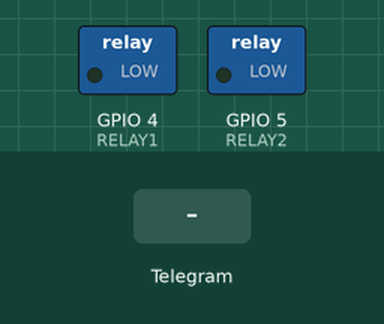
The sketch below on a simulated ESP8266 (NodeMCU). Shown: switched loads named in the sketch (green lamp = pin HIGH). Inputs (shaded band) come from the test bench. WiFi joins after 1.5 s; servers stay silent unless stated; what the sketch prints to the serial monitor is not drawn.

Above: at 2.7 s.
2.8 s: Telegram message "/relay1_on" received
At 3.5 s:
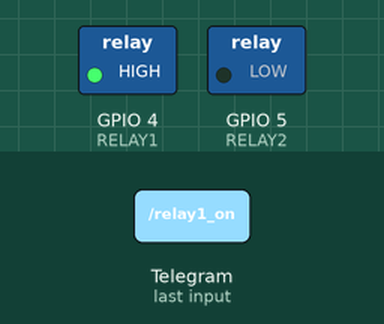
4.6 s: Telegram message "/relay2_on" received
At 6.2 s:
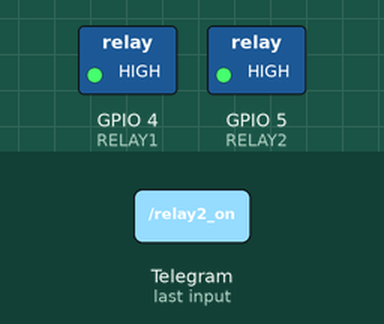
6.5 s: Telegram message "/relay1_off" received
At 7.7 s:
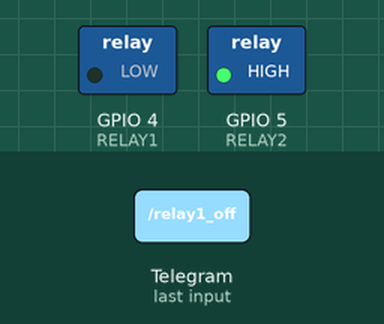
8.4 s: Telegram message "/relay2_off" received
At 9.2 s:
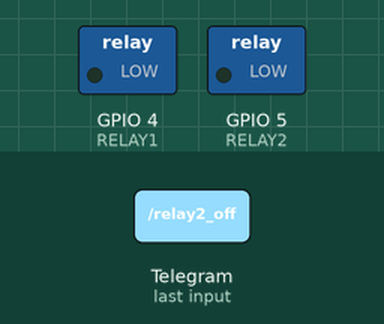
Timing chart, 0 to 11.3 s (numbered marks = the images above; inputs shaded):
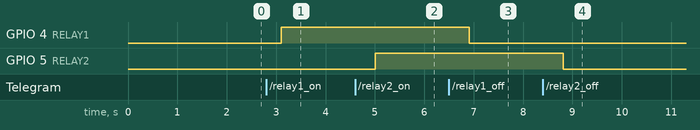

The sketch:

Telegram-Bot-Universal.ino
```cpp
// Telegram Bot Controller & DHT11 Monitor ESP8266 (UniversalTelegramBot Library)
// Dibuat oleh Duwi Arsana - Anak Agung Duwi Arsana
// Website: https://duwiarsana.com
// YouTube: https://youtube.com/@AnakAgungDuwiArsana
//
// Library yang dibutuhkan:
// 1. UniversalTelegramBot (by Brian Lough) - Untuk interface Telegram API
// 2. ArduinoJson (by Benoit Blanchon) - DIHARUSKAN oleh UniversalTelegramBot (Gunakan versi 6.x.x)
// 3. DHT Sensor Library (by Adafruit) - Untuk sensor suhu/kelembaban DHT11
// 4. Adafruit Unified Sensor (dependency dari DHT Sensor Library)

#include <ESP8266WiFi.h>
#include <WiFiClientSecure.h>
#include <UniversalTelegramBot.h>
#include <ArduinoJson.h>
#include <DHT.h>

// ==========================================
// ⚙️ KONFIGURASI WIFI & TELEGRAM (Ubah di sini)
// ==========================================
const char* ssid = "YOUR_SSID";          // Nama WiFi Anda
const char* password = "YOUR_PASSWORD";  // Password WiFi Anda

// Token Telegram Bot (Dapatkan dari @BotFather)
#define BOT_TOKEN "1234567890:YOUR_BOT_TOKEN_HERE"

// Chat ID Telegram Anda (Dapatkan dari @userinfobot atau @IDBot)
// Ini berfungsi sebagai pengaman agar hanya akun Anda yang bisa mengontrol modul
#define CHAT_ID "YOUR_CHAT_ID_HERE"

// ==========================================
// 📌 PINOUT HARDWARE MODUL RELAY IOT ESP8266
// ==========================================
#define RELAY1 4      // Relay 1 terhubung ke GPIO 4 (D2)
#define RELAY2 5      // Relay 2 terhubung ke GPIO 5 (D1)
#define DHTPIN 12     // Sensor DHT11 terhubung ke GPIO 12 (D6)
#define DHTTYPE DHT11 // Jenis sensor: DHT11

// ==========================================
// 🛸 INISIALISASI OBJECT
// ==========================================
WiFiClientSecure client;
UniversalTelegramBot bot(BOT_TOKEN, client);
DHT dht(DHTPIN, DHTTYPE);

// Pengatur interval pembacaan/checking bot Telegram
const unsigned long BOT_DELAY_MS = 1000; // Cek pesan baru setiap 1 detik
unsigned long lastTimeBotRan = 0;

// Fungsi untuk memproses pesan Telegram yang masuk
void handleNewMessages(int numNewMessages) {
  Serial.print("Pesan baru masuk: ");
  Serial.println(numNewMessages);

  for (int i = 0; i < numNewMessages; i++) {
    String chat_id = String(bot.messages[i].chat_id);

    // 🛡️ VALIDASI KEAMANAN:
    // Mencegah orang lain mengirim perintah ke bot Anda jika Chat ID tidak cocok
    if (chat_id != CHAT_ID) {
      bot.sendMessage(chat_id, "⚠️ Akses Ditolak! Anda tidak memiliki izin untuk mengontrol perangkat ini.", "");
      continue;
    }

    String text = bot.messages[i].text;
    String from_name = bot.messages[i].from_name;

    Serial.println("Pesan dari " + from_name + ": " + text);

    if (text == "/start") {
      String welcome = "👋 Halo " + from_name + "!\n\n";
      welcome += "Saya adalah Bot Telegram untuk Modul IoT Relay ESP8266.\n";
      welcome += "Menggunakan library Universal Telegram Bot.\n\n";
      welcome += "Berikut adalah daftar perintah yang tersedia:\n";
      welcome += "🟢 /relay1_on  : Menyalakan Relay 1\n";
      welcome += "🔴 /relay1_off : Mematikan Relay 1\n";
      welcome += "🟢 /relay2_on  : Menyalakan Relay 2\n";
      welcome += "🔴 /relay2_off : Mematikan Relay 2\n";
      welcome += "📊 /status     : Cek Suhu, Kelembaban, & Status Relay\n";
      bot.sendMessage(chat_id, welcome, "");
    }

    else if (text == "/relay1_on") {
      digitalWrite(RELAY1, HIGH);
      bot.sendMessage(chat_id, "💡 Relay 1 berhasil dinyalakan (ON)!", "");
    }

    else if (text == "/relay1_off") {
      digitalWrite(RELAY1, LOW);
      bot.sendMessage(chat_id, "🔌 Relay 1 berhasil dimatikan (OFF)!", "");
    }

    else if (text == "/relay2_on") {
      digitalWrite(RELAY2, HIGH);
      bot.sendMessage(chat_id, "💡 Relay 2 berhasil dinyalakan (ON)!", "");
    }

    else if (text == "/relay2_off") {
      digitalWrite(RELAY2, LOW);
      bot.sendMessage(chat_id, "🔌 Relay 2 berhasil dimatikan (OFF)!", "");
    }

    else if (text == "/status") {
      float t = dht.readTemperature();
      float h = dht.readHumidity();

      String r1State = (digitalRead(RELAY1) == HIGH) ? "ON 🟢" : "OFF 🔴";
      String r2State = (digitalRead(RELAY2) == HIGH) ? "ON 🟢" : "OFF 🔴";

      String statusMsg = "📊 *STATUS MODUL RELAY*\n\n";

      if (isnan(t) || isnan(h)) {
        statusMsg += "⚠️ Sensor DHT11: Gagal membaca data!\n\n";
      } else {
        statusMsg += "🌡️ Suhu: " + String(t, 1) + " °C\n";
        statusMsg += "💧 Kelembaban: " + String(h, 0) + " %\n\n";
      }

      statusMsg += "💡 Relay 1: " + r1State + "\n";
      statusMsg += "💡 Relay 2: " + r2State + "\n";

      bot.sendMessage(chat_id, statusMsg, "Markdown");
    }
  }
}

void setup() {
  Serial.begin(115200);
  Serial.println();

  // Inisialisasi Pin Relay
  pinMode(RELAY1, OUTPUT);
  pinMode(RELAY2, OUTPUT);

  // Matikan relay secara default saat pertama kali menyala
  digitalWrite(RELAY1, LOW);
  digitalWrite(RELAY2, LOW);

  // Inisialisasi Sensor DHT11
  dht.begin();

  // 🔒 Mengabaikan validasi SSL Certificate Telegram Server
  // agar program terus berjalan tanpa terpengaruh masa kadaluarsa sertifikat HTTPS
  client.setInsecure();

  // Koneksi ke Jaringan WiFi
  WiFi.mode(WIFI_STA);
  WiFi.begin(ssid, password);
  Serial.print("Menghubungkan ke WiFi");
  while (WiFi.status() != WL_CONNECTED) {
    delay(500);
    Serial.print(".");
  }
  Serial.println("\nWiFi Terhubung!");
  Serial.print("IP Address: ");
  Serial.println(WiFi.localIP());

  // Kirim notifikasi pertama kali saat modul boot up ke Chat ID yang diset
  if (String(CHAT_ID) != "YOUR_CHAT_ID_HERE" && String(CHAT_ID) != "") {
    bot.sendMessage(CHAT_ID, "🤖 Modul IoT Relay ESP8266 aktif dan terhubung ke WiFi!", "");
  }
}

void loop() {
  // Cek pesan Telegram secara non-blocking setiap interval waktu yang ditentukan
  if (millis() - lastTimeBotRan > BOT_DELAY_MS) {
    int numNewMessages = bot.getUpdates(bot.last_message_received + 1);

    while (numNewMessages) {
      handleNewMessages(numNewMessages);
      numNewMessages = bot.getUpdates(bot.last_message_received + 1);
    }
    lastTimeBotRan = millis();
  }
}
```

Measured:
- after the input at 2.8 s, GPIO 4 (RELAY1): LOW → HIGH after 0.30 s
- after the input at 4.6 s, GPIO 5 (RELAY2): LOW → HIGH after 0.41 s
- after the input at 6.5 s, GPIO 4 (RELAY1): HIGH → LOW after 0.41 s
- after the input at 8.4 s, GPIO 5 (RELAY2): HIGH → LOW after 0.41 s
